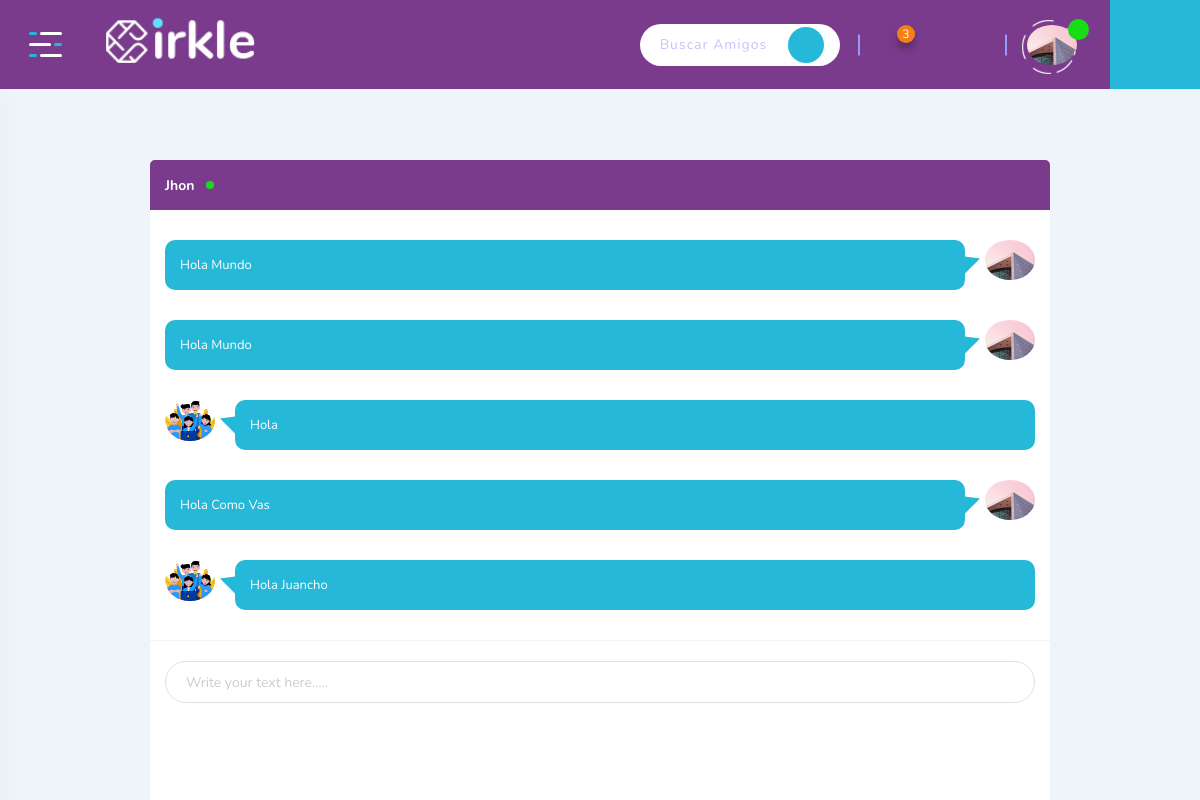
Screenshot of /mensajes/dbernaln/JTAMAYO (signed in) with the database file from the repository.
### tables this page shows
CREATE TABLE Usuario (ID_Usuario INTEGER PRIMARY KEY AUTOINCREMENT NOT NULL, Usuario VARCHAR NOT NULL UNIQUE, Contrasena VARCHAR NOT NULL, Rol INT CHECK (Rol = 0 or Rol = 1 or Rol = 2) NOT NULL, Estado INT CHECK (Estado = 0 or Estado = 1) NOT NULL, Nombres VARCHAR NOT NULL, Apellidos VARCHAR NOT NULL, Genero INT CHECK (Genero = 0 or Genero = 1 or Genero = 2) NOT NULL, Email VARCHAR NOT NULL UNIQUE, Ubicacion VARCHAR NOT NULL, Foto VARCHAR, Telefono INT NOT NULL, Fecha_Nacimiento DATE NOT NULL, Estado_Civil INT NOT NULL CHECK (Estado_Civil = 1 or Estado_Civil = 2 or Estado_Civil = 3 or Estado_Civil = 4 or Estado_Civil = 5), Fecha DATE NOT NULL DEFAULT (CURRENT_TIMESTAMP), Privacidad INT NOT NULL CHECK (Privacidad = 1 or Privacidad = 2));

CREATE TABLE Mensajes_Privados (ID_Mensaje INTEGER PRIMARY KEY AUTOINCREMENT NOT NULL, ID_Remitente INT REFERENCES Usuario (ID_Usuario) NOT NULL, ID_Destinatario INT REFERENCES Usuario (ID_Usuario) NOT NULL, Mensaje VARCHAR NOT NULL, Fecha_Mensaje DATETIME NOT NULL DEFAULT (CURRENT_TIMESTAMP));

### app.py (the view)
@app.route('/mensajes/<user>/<recept>', methods=['GET', 'POST'])
def busqueda_msg(user, recept):
  dbUsuario = db.getUser(user)
  usuarios = db.getAmigos(dbUsuario['ID_Usuario'])
  rece = db.getUser(recept)
  mensajes = db.getMensaje(dbUsuario['ID_Usuario'], rece['ID_Usuario'])
  if request.method == "POST":
    mensaje = request.form['mensaje']
    db.addMensaje(dbUsuario['ID_Usuario'], rece['ID_Usuario'], mensaje )
    mensajes = db.getMensaje(dbUsuario['ID_Usuario'], rece['ID_Usuario'])
    return render_template('mensajes.html', usuario=dbUsuario, receptor=rece, mensajes=mensajes,  usuarios = usuarios)
  else:
    return render_template('mensajes.html', usuario=dbUsuario, receptor=rece, mensajes=mensajes,  usuarios = usuarios)

### app.py (called while the page is built)
@app.before_request
def antes_de_cada_peticion():
    ruta = request.path
    if not 'usuario' in session and ruta != "/" and ruta != "/admin-login" and ruta != "/logout" and ruta != "/registro" and not ruta.startswith("/static"):
        flash("Inicia sesión para continuar")
        return redirect("/")

### db.py (called while the page is built)
def conectar():
    dbname= 'socialrhea.db'
    conn= sqlite3.connect(dbname)
    return conn

def getUser(user):
    conn= conectar()
    try:
      conn.row_factory = sqlite3.Row
      sql = 'SELECT * FROM Usuario WHERE Usuario = ?'
      cursor = conn.execute(sql, (user,))
      resultados = (cursor.fetchone())
      cursor.close()
      conn.close()
      if not resultados:
        return False
      else:
        return resultados
    except Error as e:
      print(f"error in getUser() : {str(e)}"  )

def getAmigos(idUsuario):
    conn= conectar()
    try:
      conn.row_factory = sqlite3.Row
      sq = 'SELECT Amistad.ID_Recibe, Amistad.ID_Envia FROM Usuario INNER JOIN Amistad ON Amistad.ID_Envia=Usuario.ID_Usuario or Amistad.ID_Recibe=Usuario.ID_Usuario WHERE Usuario.ID_Usuario = ? and Amistad.Estado = 1'
      sql = 'SELECT * FROM Usuario WHERE rol=? AND Not ID_Usuario = ?'
      cursor= conn.execute(sq,(idUsuario,))
      resultado = (cursor.fetchall())
      results = [ dict(row) for row in resultado ]
      resultados = getUsers(results, conn, idUsuario)
      return resultados
    except Error as e:
      print(f"error in getUserees() : {str(e)}"  )

def getUsers(listaAmigos, conn, idUsuario):
    salida = []
    try:
      conn.row_factory = sqlite3.Row
      for item in listaAmigos:
        for key, value in item.items():
          sql = 'SELECT * FROM Usuario WHERE ID_Usuario = ? AND NOT ID_Usuario = ?'
          cursor= conn.execute(sql,(value, idUsuario))
          resultado = (cursor.fetchone())
          if resultado:
            results = dict(resultado)
            salida.append(results)
      conn.close()
      return salida
    except Error as e:
      print(f"error in getUsers() : {str(e)}"  )

### templates/mensajes.html (shortened to what this page needs)
{% extends 'base.html' %}
{% block contenido %}
        <div class="page-content">
            <div class="container">
              <div class="chat-conversion-box" id="chat-box-modal" tabindex="-1" aria-labelledby="chat-modal-label" aria-hidden="false">
                <div class="chat">
                    <div class="chat-content">
                        <div class="modal-header">
                            <h6 class="modal-title" id="chat-modal-label">{{ receptor.Nombres}} <span class="online"></span></h6>
                        </div>
                        <div class="modal-body">
                            <ul class="chat-conversion">
                              {% for mensaje in mensajes %}
                              {% if mensaje.ID_Remitente == usuario.ID_Usuario %}
                                <li class="chat-you">
                                    <div class="author-img">
                                        <img src="/static/uploads/imgusuarios/{{ usuario.Foto }}" width="50" height="50" alt="{{ usuario.Nombres }}">
                                    </div>
                                    <div class="author-text">
                                        <span>{{ mensaje.Mensaje }}</span>
                                    </div>
                                </li>
                              {% else %}
                                <li class="chat-others">
                                    <div class="author-img">
                                        <img src="/static/uploads/imgusuarios/{{ receptor.Foto }}" width="50" height="50" alt="{{ receptor.Nombres }}">
                                    </div>
                                    <div class="author-text">
                                        <span>{{ mensaje.Mensaje }}</span>
                                    </div>
                                </li>
                                {% endif %}
                                {% endfor %}
                            </ul>
                        </div>
                        <div class="modal-footer">
                            <form action="/mensajes/{{usuario.Usuario}}/{{receptor.Usuario}}" method="POST">
                                <div class="form-group">
                                    <input type="text" name="mensaje" class="form-control" placeholder="Write your text here....." required>
                                    <div class="chat-plus-icon"><i class="icofont-plus-circle"></i></div>
                                </div>
                            </form>
                        </div>
                    </div>
                </div>
            </div>
            </div>
        </div>
        {% endblock %}

### templates/base.html (shortened to what this page needs)
<!DOCTYPE html>
<html class="no-js" lang="">
<head>
    <link rel="stylesheet" href="https://maxcdn.bootstrapcdn.com/bootstrap/4.0.0/css/bootstrap.min.css">
    <link rel="stylesheet" href="{{ url_for('static', filename='css/app.css' ) }}">
    <link rel="stylesheet" href="{{ url_for('static', filename='assets/icofont/icofont.min.css' ) }}">
</head>
<body class="bg-link-water">
    <div id="wrapper" class="wrapper">
        <header class="fixed-header">
            <div class="header-menu">
                <div class="navbar">
                    <div class="nav-item d-none d-sm-block">
                        <div class="header-logo">
                            <a href="/"><img src="{{ url_for('static', filename='assets/img/logo.png')}}" width="190" alt="Social Rhea"></a>
                        </div>
                    </div>
                    <div class="nav-item header-control">
                        <div class="inline-item d-none d-md-block">
                          <form action="/busqueda/{{ usuario.Usuario }}" method="POST" class="js-search">
                            <div class="input-group">
                              <input type="text" class="form-control" name="busqueda" placeholder="Buscar Amigos.......">
                              <div class="input-group-append">
                                <input type="submit" class="submit-btn" value="" type="button"><i class="icofont-search"></i></input>
                              </div>
                            </div>
                          </form>
                        </div>
                        <div class="inline-item d-flex align-items-center">
                          <div class="dropdown dropdown-notification">
                            <button class="dropdown-toggle" type="button" data-toggle="dropdown" aria-expanded="false">
                                <i class="icofont-notification"></i><span class="notify-count">3</span>
                            </button>
                        </div>
                        <div class="dropdown dropdown-message">
                          <button class="dropdown-toggle" type="button" data-toggle="dropdown" aria-expanded="false">
                              <i class="icofont-speech-comments"></i>
                          </button>
                      </div>
                            <div class="dropdown dropdown-friend">
                                <button class="dropdown-toggle" type="button" data-toggle="dropdown" aria-expanded="false">
                                    <i class="icofont-users-alt-4"></i>
                                </button>
                            </div>
                        </div>
                        <div class="inline-item">
                            <div class="dropdown dropdown-admin">
                                <a href="/profile/{{ usuario.Usuario }}" class="dropdown-toggle"></button>
                                    <span class="media">
                                        <span class="item-img">
                                            <img src="/static/uploads/imgusuarios/{{usuario.Foto }}" width="50" height="50" alt="{{ usuario.Nombre }}">
                                            <span class="acc-verified"><i class="icofont-check"></i></span>
                                        </span>
                                    </span>
                                  </a>
                            </div>
                        </div>
                    </div>
                </div>
            </div>
        </header>
        <div class="fixed-sidebar">
            <div class="fixed-sidebar-left small-sidebar">
                <div class="sidebar-toggle">
                    <button class="toggle-btn toggler-open">
                        <span></span>
                        <span></span>
                        <span></span>
                    </button>
                </div>
            </div>
        </div>
        <div class="fixed-sidebar right">
            <div class="fixed-sidebar-right small-sidebar">
                <div class="sidebar-toggle" id="chat-head-toggle">
                    <button class="chat-icon">
                        <i class="icofont-speech-comments"></i>
                    </button>
                </div>
            </div>
        </div>
        {% block contenido %}
        {% endblock %}
  </div>
</body>
</html>

### rows the page displays
Usuario: Foto (picture)
Usuario: Nombres "Jhon"
Mensajes_Privados: Foto (picture), Mensaje "Hola Mundo"
Mensajes_Privados: Foto (picture), Mensaje "Hola Mundo"
Mensajes_Privados: Foto (picture), Mensaje "Hola"
Mensajes_Privados: Foto (picture), Mensaje "Hola Como Vas"
Mensajes_Privados: Foto (picture), Mensaje "Hola Juancho"
